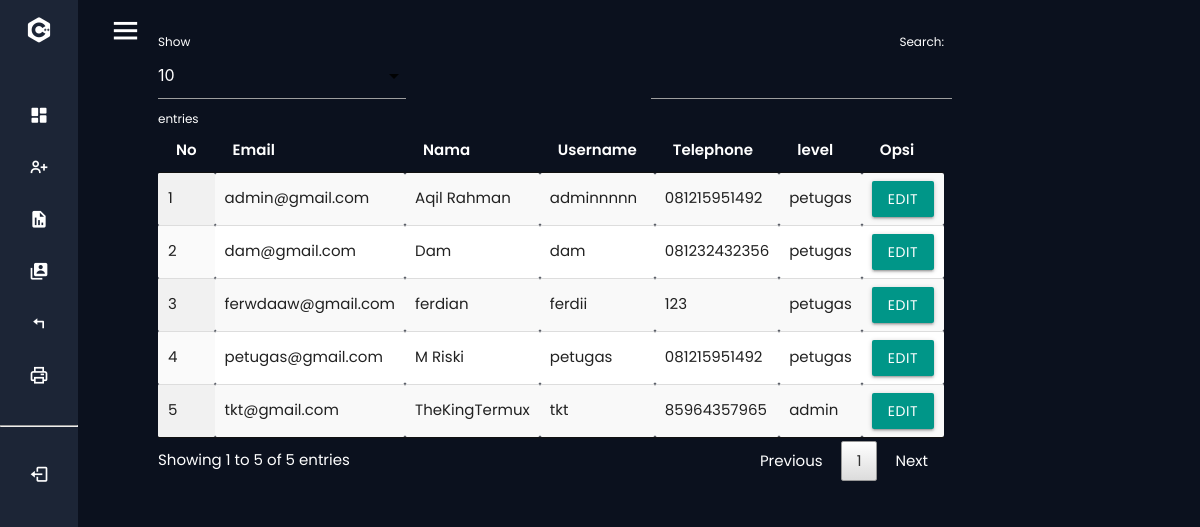
Screenshot of /admin/index.php?p=adm (signed in) with the database file from the repository.
### tables this page shows
CREATE TABLE `petugas` (
  `id_petugas` int(5) NOT NULL,
  `nama_petugas` varchar(30) NOT NULL,
  `email` varchar(255) NOT NULL,
  `username` varchar(30) NOT NULL,
  `password` varchar(255) NOT NULL,
  `telp_petugas` varchar(13) NOT NULL,
  `level` enum('admin','petugas') NOT NULL
);

### admin/adm.php (the view, shortened to what this page needs)
<table id="example" class="display responsive-table" style="width:100%">
          <thead>
              <tr>
				<th>No</th>
				<th>Email</th>
				<th>Nama</th>
				<th>Username</th>
				<th>Telephone</th>
				<th>level</th>
				<th>Opsi</th>
              </tr>
          </thead>
          <tbody>
	<?php
		$no=1;
		$tampil = mysqli_query($koneksi,"SELECT * FROM petugas ORDER BY nama_petugas ASC");
		while ($r=mysqli_fetch_assoc($tampil)) { ?>
		<tr>
			<td><?php echo $no++; ?></td>
			<td><?php echo $r['email']; ?></td>
			<td><?php echo $r['nama_petugas']; ?></td>
			<td><?php echo $r['username']; ?></td>
			<td><?php echo $r['telp_petugas']; ?></td>
			<td><?php echo $r['level']; ?></td>
			<td><a class="btn teal modal-trigger" href="#adm_edit<?php echo $r['id_petugas'] ?>">Edit</a> </td>
		</tr>
            <?php  }
             ?>
          </tbody>
        </table>

### css/style.css (style rules this page uses)
* { margin: 0; padding: 0; box-sizing: border-box; font-family: 'Poppins', sans-serif; }

### rows the page displays
petugas: email "admin@gmail.com", nama_petugas "Aqil Rahman", username "adminnnnn", telp_petugas "081215951492", level "petugas"
petugas: email "dam@gmail.com", nama_petugas "Dam", username "dam", telp_petugas "081232432356", level "petugas"
petugas: email "ferwdaaw@gmail.com", nama_petugas "ferdian", username "ferdii", telp_petugas "123", level "petugas"
petugas: email "petugas@gmail.com", nama_petugas "M Riski", username "petugas", telp_petugas "081215951492", level "petugas"
petugas: email "tkt@gmail.com", nama_petugas "TheKingTermux", username "tkt", telp_petugas "85964357965", level "admin"
